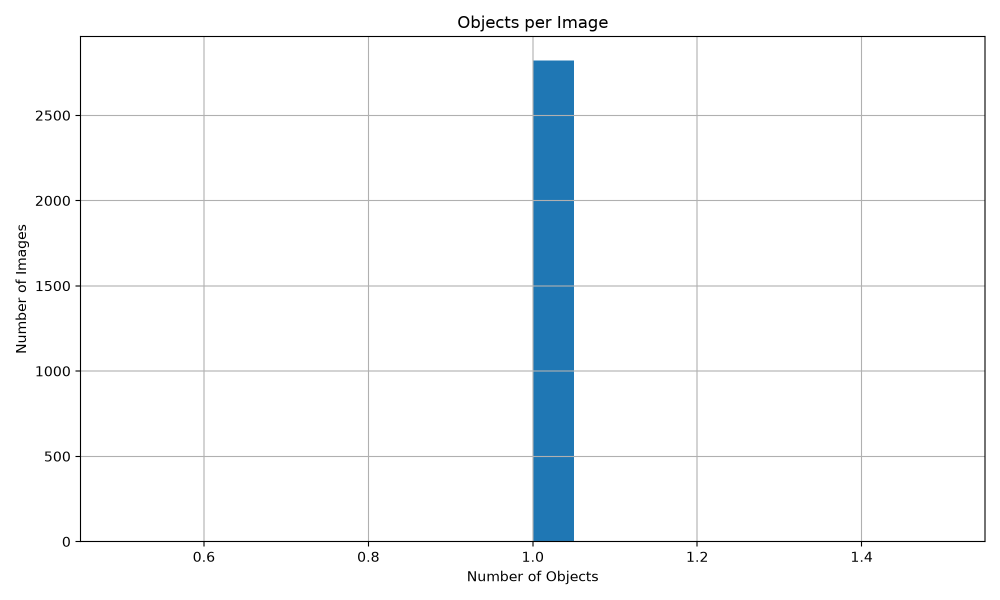
#> input picture cassava_audit_report/02_objects_per_image.png, 2000 x 1200 px, given in place of 629341978_jpg.rf.fa1ad49537842f50504e22ed16157a8a.jpg, which was not available (shown at 1/2 size)
$ python buat_panduan_bergambar.py
#> lines starting #> are read from the running program, lines starting #| are printed output that depends on the picture
### build_label_audit.py
#!/usr/bin/env python3
"""
Audit label manual 150 citra (RQ4, Pakem v1.3.1, Fase 5)
========================================================
Desain (pakem, bagian Analisis): 100 citra latih dengan D_image tertinggi + 50 citra acak sebagai pembanding.
Tambahan agar audit sahih:
  - Maksimal satu citra per grup foto (salinan augmentasi tidak dihitung dua kali).
  - Buta strata: urutan diacak, kode A001..A150, strata dan skor disimpan terpisah di _kunci/.
  - 30 citra (20 tinggi + 10 acak) untuk rater kedua, di file terpisah agar tidak saling melihat.

Keluaran (folder baru, tidak menyentuh dataset):
  audit_label_150/gambar/Annn.jpg            kiri citra asli, kanan kotak label bernomor
  audit_label_150/LEMBAR_AUDIT_LABEL.xlsx     diisi rater 1 (tidak ditimpa bila sudah ada)
  audit_label_150/LEMBAR_AUDIT_RATER2.xlsx    diisi rater 2 (opsional)
  audit_label_150/_kunci/audit_key.csv        strata, peringkat, D_image, skor kualitas label (buka setelah audit selesai)

Pemakaian: python build_label_audit.py [--root .] [--overwrite-sheets]
"""
from __future__ import annotations

import argparse
import csv
import random
from collections import Counter
from pathlib import Path

import pandas as pd
from openpyxl import Workbook
from openpyxl.formatting.rule import FormulaRule
from openpyxl.styles import Alignment, Border, Font, PatternFill, Side
from openpyxl.utils import get_column_letter
from openpyxl.worksheet.datavalidation import DataValidation
from PIL import Image, ImageDraw, ImageFont

CLASS_NAMES = ["CBB", "CBSD", "CGM", "CMD", "HEALTHY"]
CLASS_COLORS = {0: (240, 228, 66), 1: (204, 121, 167), 2: (86, 180, 233), 3: (213, 94, 0), 4: (255, 255, 255)}
N_TOP, N_RAND, N_R2_TOP, N_R2_RAND = 100, 50, 20, 10
SEED_RAND, SEED_ORDER, SEED_R2 = 42, 2026, 7

KATEGORI = [
    ("Anotasi tidak lengkap", "Ada daun bergejala (atau daun sehat pada citra HEALTHY) yang jelas terlihat tetapi tidak diberi kotak."),
    ("Kotak bersarang/ganda", "Kotak berada di dalam kotak lain, atau satu objek diberi lebih dari satu kotak."),
    ("Kelas ambigu/salah", "Gejala bisa masuk lebih dari satu kelas, atau kelas pada label tampak keliru."),
    ("Objek bukan daun", "Kotak menandai batang, umbi, atau bagian tanaman lain selain daun (misalnya lesi CBSD pada batang)."),
    ("Kotak tidak presisi", "Objek dan kelasnya benar, tetapi kotak terlalu longgar, terlalu sempit, atau bergeser."),
    ("Artefak citra", "Citra buram, terlalu gelap/terang, tertutup bayangan, terpotong, atau ada isian hitam hasil rotasi yang mengganggu."),
    ("Benar-benar sulit", "Label tampak benar dan lengkap, tetapi gejala kecil, samar, atau tertutup kanopi padat."),
    ("Tidak ada masalah", "Label benar, lengkap, dan citra tidak tampak sulit."),
    ("Lainnya", "Tidak cocok dengan kategori di atas; jelaskan di kolom Catatan."),
]
TAK_BERLABEL = ["0", "1-2", "3-5", ">5"]
YA_TIDAK = ["Ya", "Sebagian", "Tidak", "Ragu"]

COLS = [  # (judul, lebar, diisi?)
    ("No", 5, False), ("Kode", 8, False), ("Gambar", 11, False), ("Jumlah kotak", 9, False), ("Kelas pada label", 24, False),
    ("Kategori utama", 24, True), ("Kategori tambahan (opsional)", 24, True), ("Objek bergejala tak berlabel (perkiraan)", 15, True),
    ("Kelas label sesuai?", 12, True), ("Kotak presisi?", 12, True), ("Catatan (sebut nomor kotak bila perlu)", 42, True),
]

ARIAL = "Arial"
F_BODY, F_HEAD = Font(name=ARIAL, size=10), Font(name=ARIAL, size=10, bold=True, color="FFFFFF")
FILL_HEAD, FILL_IN = PatternFill("solid", fgColor="2F5597"), PatternFill("solid", fgColor="FFF2CC")
FILL_DONE = PatternFill("solid", fgColor="E2EFDA")
THIN = Side(style="thin", color="BFBFBF")
BORDER = Border(left=THIN, right=THIN, top=THIN, bottom=THIN)
WRAP = Alignment(wrap_text=True, vertical="top")


# [8 lines left out: function load_groups, not called in this run]


def read_labels(path: Path) -> list[tuple[int, float, float, float, float]]:
    if not path.exists():
        return []
    out = []
    for line in path.read_text(encoding="utf-8").splitlines():
        p = line.split()
        if len(p) >= 5:
            out.append((int(float(p[0])), *map(float, p[1:5])))
    return out


def get_font(size: int):
    for name in ("arialbd.ttf", "arial.ttf", "DejaVuSans-Bold.ttf", "/usr/share/fonts/truetype/dejavu/DejaVuSans-Bold.ttf"):
        try:
            return ImageFont.truetype(name, size)
        except OSError:
            continue
    try:
        return ImageFont.load_default(size=size)
    except TypeError:
        return ImageFont.load_default()


def render(img_path: Path, labels, code: str, out: Path) -> None:
    im = Image.open(img_path).convert("RGB")
    w, h = im.size
    head = 34
    canvas = Image.new("RGB", (w * 2 + 10, h + head), (30, 30, 30))
    canvas.paste(im, (0, head))
    ann = im.copy()
    d = ImageDraw.Draw(ann)
    f = get_font(15)
    for i, (c, cx, cy, bw, bh) in enumerate(labels, start=1):
        x1, y1, x2, y2 = (cx - bw / 2) * w, (cy - bh / 2) * h, (cx + bw / 2) * w, (cy + bh / 2) * h
        col = CLASS_COLORS.get(c, (255, 0, 255))
        d.rectangle([x1, y1, x2, y2], outline=(0, 0, 0), width=5)
        d.rectangle([x1, y1, x2, y2], outline=col, width=3)
        txt = f"{i} {CLASS_NAMES[c] if 0 <= c < len(CLASS_NAMES) else c}"
        tb = d.textbbox((0, 0), txt, font=f)
        tw, th = tb[2] - tb[0], tb[3] - tb[1]
        ty = y1 - th - 6 if y1 - th - 6 > 0 else y1 + 2
        d.rectangle([x1, ty, x1 + tw + 6, ty + th + 6], fill=col)
        d.text((x1 + 3, ty + 1), txt, font=f, fill=(0, 0, 0))
    canvas.paste(ann, (w + 10, head))
    dh = ImageDraw.Draw(canvas)
    fh = get_font(18)
    dh.text((8, 7), f"{code}   |   kiri: citra asli   |   kanan: label ({len(labels)} kotak)", font=fh, fill=(255, 255, 255))
    x = w * 2 + 10 - 8
    for c in reversed(range(len(CLASS_NAMES))):
        tb = dh.textbbox((0, 0), CLASS_NAMES[c], font=fh)
        x -= tb[2] - tb[0] + 26
        dh.rectangle([x, 9, x + 14, 23], fill=CLASS_COLORS[c])
        dh.text((x + 18, 7), CLASS_NAMES[c], font=fh, fill=(255, 255, 255))
    out.parent.mkdir(parents=True, exist_ok=True)
    canvas.save(out, quality=90)


# [224 lines left out: functions style_header, add_lists_sheet, add_audit_sheet, add_guide_sheet, add_progress_sheet, build_workbook and 1 more, not called in this run]


# [2 lines that do not run on import are left out]

### buat_panduan_bergambar.py
"""Panduan bergambar untuk audit label v2 (tanpa keahlian penyakit tanaman).

Semua contoh diambil dari split VALIDASI (cassava-v7-runtime-mirror/valid), sehingga
tidak ada yang tumpang tindih dengan 150 citra audit (semuanya citra latih).
Label dibaca dari runtime-mirror (format kotak YOLO yang sama dengan yang dipakai
pelatihan dan gambar audit). Skrip ini tidak membaca folder _kunci/.

Keluaran: audit_label_150/PANDUAN_BERGAMBAR.pdf (+ halaman JPG di _panduan_kerja/halaman/).
Pakai: python buat_panduan_bergambar.py
"""
from __future__ import annotations

import sys
from pathlib import Path

from PIL import Image, ImageDraw, ImageFont

sys.path.insert(0, str(Path(__file__).resolve().parent))
from build_label_audit import read_labels, render  # noqa: E402

V = Path("cassava-v7-runtime-mirror/valid")
KERJA = Path("_panduan_kerja/halaman")
OUT = Path("audit_label_150/PANDUAN_BERGAMBAR.pdf")
W, H = 1754, 1240  # A4 lanskap 150 dpi
MERAH = (220, 30, 30)


def font(size: int, bold: bool = False):
#> called with size = 46, bold = True
    names = (["arialbd.ttf", "DejaVuSans-Bold.ttf", "/usr/share/fonts/truetype/dejavu/DejaVuSans-Bold.ttf"] if bold
             else ["arial.ttf", "DejaVuSans.ttf", "/usr/share/fonts/truetype/dejavu/DejaVuSans.ttf"])
    for n in names:
        try:
            return ImageFont.truetype(n, size)
        except OSError:
            continue
    return ImageFont.load_default()


def tulis(d, xy, teks, f, lebar, fill=(20, 20, 20), spasi=8) -> int:
    """Tulis teks dengan bungkus kata; kembalikan y setelah teks."""
#> called with xy = (90, 80), teks = 'Panduan bergambar audit label (v2)', lebar = 1574, fill = (20, 20, 20), spasi = 8
    x, y = xy
    for par in teks.split("\n"):
        baris, kata = "", par.split(" ")
        for k in kata:
            uji = (baris + " " + k).strip()
            if d.textlength(uji, font=f) <= lebar:
                baris = uji
            else:
                d.text((x, y), baris, font=f, fill=fill)
                y += f.size + spasi
                baris = k
        d.text((x, y), baris, font=f, fill=fill)
        y += f.size + spasi
    return y


CONTOH = [
    dict(f="629341978_jpg.rf.fa1ad49537842f50504e22ed16157a8a.jpg",
         judul="Daun tanpa kotak (citra berlabel HEALTHY)",
         jelas="Pada citra berlabel HEALTHY, setiap daun utuh yang jelas terlihat seharusnya berada di dalam kotak. "
               "Di sini hanya sekelompok daun di kiri bawah yang berkotak (kotak 1). Daun-daun lain di bagian atas "
               "dan kanan (dilingkari merah) tidak berada di dalam kotak mana pun.",
         isi=["Daun tanpa kotak", "", ">5", "Yakin", "Ya"],
         lingkar=[(170, 255, 110), (380, 185, 95), (548, 290, 90)]),
    dict(f="3179751044_jpg.rf.ed5f7a4672e478f5b1fde7ced6d6a8ef.jpg",
         judul="Daun tanpa kotak (citra berlabel penyakit)",
         jelas="Kamu tidak perlu tahu nama penyakitnya. Lihat daun di dalam kotak 1: daunnya berbintik pucat. "
               "Lalu cari daun lain dengan pola serupa yang tidak berkotak (dilingkari merah). Daun yang polos hijau "
               "tidak dihitung.",
         isi=["Daun tanpa kotak", "", "3-5", "Yakin", "Ya"],
         lingkar=[(330, 105, 80), (330, 335, 75), (95, 345, 65)]),
    dict(f="1717047149_jpg.rf.4a40ddd37f9c713ae298e515fb1b6378.jpg",
         judul="Kotak bersarang/ganda",
         jelas="Kotak 1 berada di dalam kotak 3, dan kotak 2 menumpuk dengan kotak 3. Daun yang sama tercakup "
               "lebih dari satu kotak. Tidak perlu menilai penyakitnya; cukup lihat posisi kotak.",
         isi=["Kotak bersarang/ganda", "", "1-2", "Yakin", "Sebagian"],
         lingkar=[]),
    dict(f="3953857113_jpg.rf.dd9fdebccff78ad07b9a2017cd3bf799.jpg",
         judul="Objek bukan daun",
         jelas="Kotak 1 menandai batang (tegak di tengah atas), bukan daun. Kategori ini juga dipakai bila kotak "
               "menandai tanah, umbi, tangan, langit, atau benda lain.",
         isi=["Objek bukan daun", "", "Ragu", "Yakin", "Ya"],
         catatan="Kotak 1 menandai batang.",
         lingkar=[]),
    dict(f="822532439_jpg.rf.5c553ee9045012672ef031cc5f53ab8c.jpg",
         judul="Kotak tidak presisi",
         jelas="Daun kuning berbercak di tengah adalah daun yang sejenis dengan isi kotak, tetapi kotak 1 hanya "
               "menutupi sudut kiri bawahnya. Kotak terlalu sempit dan bergeser. Kategori yang sama dipakai bila "
               "kotak terlalu longgar (banyak latar ikut masuk).",
         isi=["Kotak tidak presisi", "", "0", "Yakin", "Tidak"],
         lingkar=[]),
    dict(f="image_287_jpg.rf.d4df578b0fc6950e237d3c36ce59287e.jpg",
         judul="Artefak citra",
         jelas="Bagian atas dan kanan citra berisi garis-garis berulang hasil rotasi (bukan tanaman). Pilih kategori "
               "ini bila area rusak kira-kira seperempat citra atau lebih, atau citra sangat buram/gelap. Sudut hitam "
               "kecil akibat rotasi ada di banyak citra; abaikan bila kecil.",
         isi=["Artefak citra", "", "0", "Yakin", "Ya"],
         lingkar=[]),
    dict(f="385391871_jpg.rf.d701811eabcde61a143beed74ad54b47.jpg",
         judul="Beberapa masalah sekaligus",
         jelas="Ada tiga hal: banyak kotak berada di dalam kotak lain, beberapa daun belang di kanan atas tidak "
               "berkotak (dilingkari merah), dan citranya padat. Dahulukan masalah label daripada kondisi citra. Di "
               "antara dua masalah label, pilih yang menyangkut paling banyak daun sebagai Kategori utama dan yang lain "
               "sebagai Kategori tambahan. Kondisi padat cukup ditulis di Catatan. Kasus seperti ini wajar dinilai "
               "\"Kurang yakin\".",
         isi=["Kotak bersarang/ganda", "Daun tanpa kotak", "3-5", "Kurang yakin", "Sebagian"],
         catatan="Citra juga padat.",
         lingkar=[(530, 105, 95)]),
    dict(f="image_413_jpg.rf.cbfc512156a55661f43a86a7f0944163.jpg",
         judul="Tidak ada masalah terlihat",
         jelas="Daun kuning belang di tengah sudah berkotak, kotaknya cukup pas, dan tidak ada daun lain dengan pola "
               "serupa yang tidak berkotak. Garis-garis di tepi kanan dan bawah hanya sedikit, jadi diabaikan (bukan "
               "artefak citra). Penilaian tetap boleh \"Kurang yakin\" bila ada bagian yang meragukan.",
         isi=["Tidak ada masalah terlihat", "", "0", "Yakin", "Ya"],
         lingkar=[]),
]
KOLOM = ["Kategori utama", "Kategori tambahan", "Daun tanpa kotak", "Keyakinan penilaian", "Kotak presisi?"]


def halaman_sampul() -> Image.Image:
    im = Image.new("RGB", (W, H), "white")
    d = ImageDraw.Draw(im)
    y = tulis(d, (90, 80), "Panduan bergambar audit label (v2)", font(46, True), W - 180)
#> y = 134
    y = tulis(d, (90, y + 10), "Untuk penilai tanpa latar belakang penyakit tanaman", font(28), W - 180,
              fill=(90, 90, 90))
#> y = 180
    y += 30
#> y = 210
    teks = [
        ("Cara membaca gambar audit",
         "Setiap gambar punya dua panel: kiri citra asli, kanan citra yang sama dengan kotak label bernomor. "
         "Warna kotak menunjukkan kelas, tetapi kamu tidak perlu menilai benar-salahnya kelas."),
        ("Yang dinilai",
         "Hanya hal yang terlihat tanpa diagnosis. Empat masalah label: daun tanpa kotak, kotak bersarang/ganda, "
         "objek bukan daun, kotak tidak presisi. Dua kondisi citra: artefak citra, citra padat/sulit. "
         "Atau: tidak ada masalah terlihat."),
        ("Patokan daun tanpa kotak",
         "Satu kotak boleh menutupi satu daun atau sekelompok daun. Yang dihitung adalah daun yang tidak berada di "
         "dalam kotak mana pun. Citra HEALTHY: semua daun utuh. Citra berpenyakit: hanya daun yang polanya mirip "
         "daun yang sudah berkotak di citra yang sama."),
        ("Bila ada beberapa masalah",
         "Dahulukan masalah label daripada kondisi citra. Di antara masalah label, pilih yang menyangkut paling "
         "banyak daun; sisanya ke Kategori tambahan."),
        ("Bila ragu",
         "Pilih \"Kurang yakin\" di kolom Keyakinan penilaian atau \"Ragu\" di kolom lain. Itu jawaban yang sah, "
         "bukan kesalahan."),
        ("Asal contoh",
         "Semua contoh di panduan ini diambil dari citra validasi, bukan dari 150 citra audit. Jawaban pada contoh "
         "adalah ilustrasi cara mengisi, bukan kunci."),
    ]
    for kepala, isi in teks:
        y = tulis(d, (90, y), kepala, font(27, True), W - 180)
        y = tulis(d, (90, y), isi, font(25), W - 180) + 18
#> this loop made 6 passes
#> y on passes 1 to 6: 329, 448, 600, 719, 805, 924
#> after the loop, y = 924
    return im


def halaman(no: int, c: dict) -> Image.Image:
    tmp = KERJA / f"_render_{no}.jpg"
    lab = read_labels(V / "labels" / (Path(c["f"]).stem + ".txt"))
    render(V / "images" / c["f"], lab, f"Contoh {no}", tmp)
#> the loop in render, `for c in reversed(range(len(CLASS_NAMES))):` made 5 passes
#> (tb, x) on passes 1 to 5: ((0, 4, 81, 17), 3895), ((0, 4, 42, 17), 3827), ((0, 4, 42, 17), 3759), ((0, 4, 50, 17), 3683), ((0, 4, 37, 17), 3620)
#> after the loop in render, `for c in reversed(range(len(CLASS_NAMES))):`: x = 3620
    pan = Image.open(tmp).convert("RGB")
    if c["lingkar"]:  # (cx, cy, r) dalam koordinat citra asli 640 px, digambar di kedua panel
        dd = ImageDraw.Draw(pan)
        w0 = (pan.width - 10) // 2
        for cx, cy, r in c["lingkar"]:
            for ox in (0, w0 + 10):
                for t in range(4):
                    dd.ellipse([ox + cx - r - t, 34 + cy - r - t, ox + cx + r + t, 34 + cy + r + t], outline=MERAH)
    skala = (W - 120) / pan.width
    pan = pan.resize((W - 120, int(pan.height * skala)))
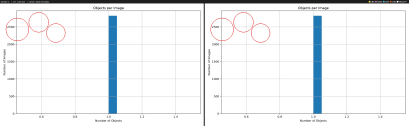
#> pan: PIL image 1634x502 RGB (shown at 1/4 size); mean R, G, B 238.1, 240.3, 242.1
    im = Image.new("RGB", (W, H), "white")
    d = ImageDraw.Draw(im)
    y = tulis(d, (60, 40), f"Contoh {no}. {c['judul']}", font(36, True), W - 120)
#> y = 84
    y = tulis(d, (60, y + 4), c["jelas"], font(23), W - 120) + 10
#> y = 160
    im.paste(pan, (60, y))
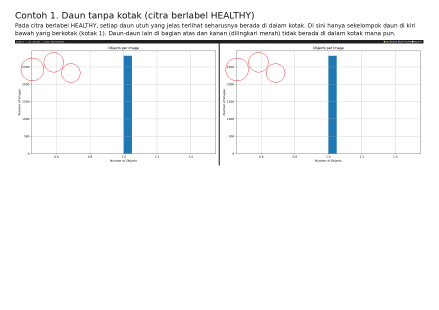
#> im: PIL image 1754x1240 RGB (shown at 1/4 size); mean R, G, B 246.3, 247.1, 247.8
    y += pan.height + 18
#> y = 680
    x = 60
    isian = list(zip(KOLOM, c["isi"])) + ([("Catatan", c["catatan"])] if c.get("catatan") else [])
    for k, v in isian:
        if not v:
            continue
        t1 = f"{k}: "
        d.text((x, y), t1, font=font(21, True), fill=(60, 60, 60))
        x2 = x + d.textlength(t1, font=font(21, True))
        d.rectangle([x2 - 4, y - 3, x2 + d.textlength(v, font=font(21)) + 6, y + 27], fill=(255, 242, 204))
        d.text((x2, y), v, font=font(21), fill=(20, 20, 20))
        x = x2 + d.textlength(v, font=font(21)) + 40
        if x > W - 400:
            x, y = 60, y + 36
#> this loop made 5 passes
#> x2 on passes 1, 3, 4, 5: 236.2, 664.3, 960.2, 1212.7
#> after the loop, y = 680
    return im


def main() -> None:
    KERJA.mkdir(parents=True, exist_ok=True)
    pages = [halaman_sampul()] + [halaman(i, c) for i, c in enumerate(CONTOH, start=1)]
#> call 2 of halaman, with no = 2
#> call 2 of render, with code = 'Contoh 2'
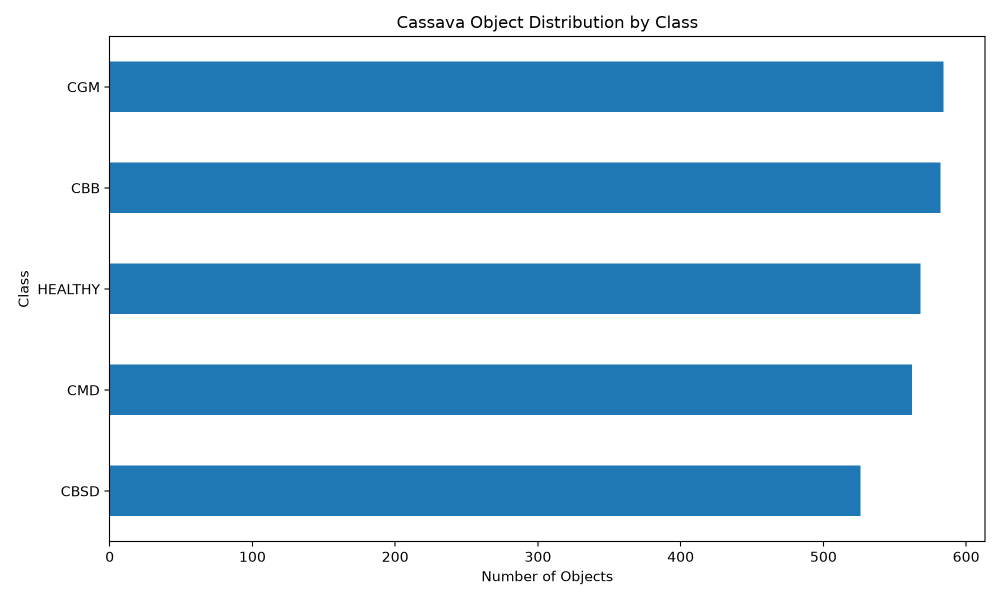
#> input picture cassava_audit_report/01_class_distribution.png, 2000 x 1200 px, given in place of 3179751044_jpg.rf.ed5f7a4672e478f5b1fde7ced6d6a8ef.jpg, which was not available (shown at 1/2 size)
#> in render (call 2), `canvas.paste(im, (0, head))`:
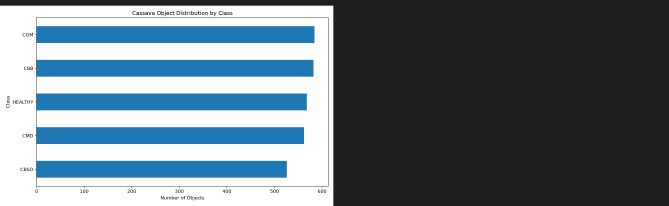
#> canvas: PIL image 4010x1234 RGB (shown at 1/6 size); mean R, G, B 101.1, 115.6, 125.6
#> in render (call 2), `canvas.paste(ann, (w + 10, head))`:
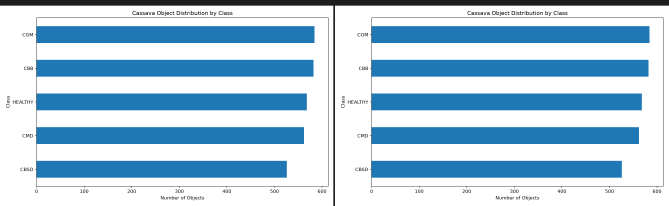
#> canvas: PIL image 4010x1234 RGB (shown at 1/6 size); mean R, G, B 172.2, 201.2, 221.2
#> the loop in render (call 2), `for c in reversed(range(len(CLASS_NAMES))):` made 5 passes
#> after the loop in render (call 2), `for c in reversed(range(len(CLASS_NAMES))):`: x = 3620
#> in halaman (call 2), `pan = pan.resize((W - 120, int(pan.height * skala)))`:
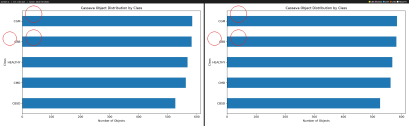
#> pan: PIL image 1634x502 RGB (shown at 1/4 size); mean R, G, B 172.3, 201, 220.6
#> in halaman (call 2), `y = tulis(d, (60, 40), f"Contoh {no}. {c['judul']}", font(36, True), W..`: y = 84
#> in halaman (call 2), `y = tulis(d, (60, y + 4), c["jelas"], font(23), W - 120) + 10`: y = 160
#> in halaman (call 2), `y += pan.height + 18`: y = 680
#> the loop in halaman (call 2), `for k, v in isian:` made 5 passes
#> x2 on passes 1, 3, 4, 5: 236.2, 664.3, 963.5, 1216
#> call 3 of halaman, with no = 3
#> in halaman (call 3), `y = tulis(d, (60, 40), f"Contoh {no}. {c['judul']}", font(36, True), W..`: y = 84
#> in halaman (call 3), `y = tulis(d, (60, y + 4), c["jelas"], font(23), W - 120) + 10`: y = 160
#> in halaman (call 3), `im.paste(pan, (60, y))`:
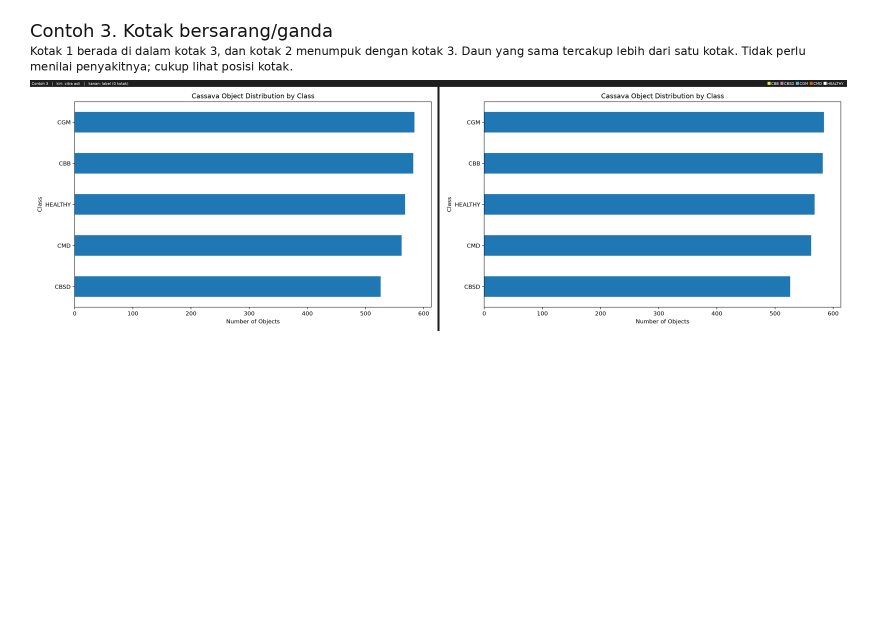
#> im: PIL image 1754x1240 RGB (shown at 1/2 size); mean R, G, B 222.3, 233.3, 240.7
#> in halaman (call 3), `y += pan.height + 18`: y = 680
#> the loop in halaman (call 3), `for k, v in isian:` made 5 passes
#> (x2, y) on pass 5: (1274, 716)
#> after the loop in halaman (call 3), `for k, v in isian:`: y = 716
    for i, p in enumerate(pages):
        p.save(KERJA / f"hal_{i:02d}.jpg", quality=88)
    pages[0].save(OUT, save_all=True, append_images=pages[1:], resolution=150.0)
    print(f"{len(pages)} halaman -> {OUT}")


if __name__ == "__main__":
#> (the run stopped early here; a loop or call above may not have finished)
